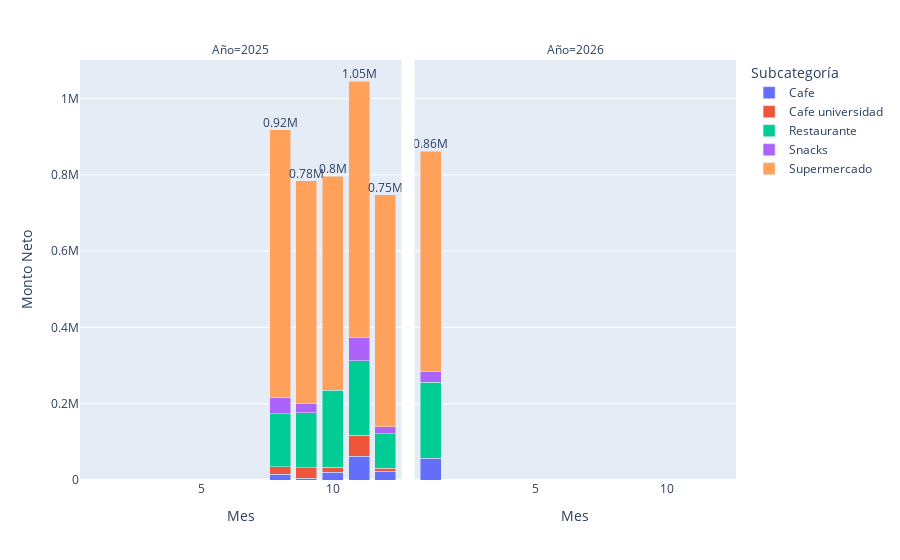

The code cell stored with this chart in its notebook:
### Code cell
df_processed_comida = df_processed[df_processed["Categoría"] == "Comida"]
plot_expenses(df_processed_comida, Basico=False)

### Figure 1 — Plotly figure (JSON) as saved in the notebook; plotly's stock layout.template omitted (floating-point values rounded to 4 significant figures)
{"data": [{"hovertemplate": "Subcategoría=Cafe<br>Año=2025<br>Mes=%{x}<br>Monto Neto=%{y}<extra></extra>", "legendgroup": "Cafe", "marker": {"color": "#636efa", "pattern": {"shape": ""}}, "name": "Cafe", "orientation": "v", "showlegend": true, "textposition": "auto", "type": "bar", "x": [8, 9, 10, 11, 12], "xaxis": "x", "y": [15700.0, 4002.0, 20700.0, 62720.0, 23310.0], "yaxis": "y"}, {"hovertemplate": "Subcategoría=Cafe<br>Año=2026<br>Mes=%{x}<br>Monto Neto=%{y}<extra></extra>", "legendgroup": "Cafe", "marker": {"color": "#636efa", "pattern": {"shape": ""}}, "name": "Cafe", "orientation": "v", "showlegend": false, "textposition": "auto", "type": "bar", "x": [1], "xaxis": "x2", "y": [56490.0], "yaxis": "y2"}, {"hovertemplate": "Subcategoría=Cafe universidad<br>Año=2025<br>Mes=%{x}<br>Monto Neto=%{y}<extra></extra>", "legendgroup": "Cafe universidad", "marker": {"color": "#EF553B", "pattern": {"shape": ""}}, "name": "Cafe universidad", "orientation": "v", "showlegend": true, "textposition": "auto", "type": "bar", "x": [8, 9, 10, 11, 12], "xaxis": "x", "y": [19580.0, 27640.0, 12870.0, 55220.0, 7087.0], "yaxis": "y"}, {"hovertemplate": "Subcategoría=Restaurante<br>Año=2025<br>Mes=%{x}<br>Monto Neto=%{y}<extra></extra>", "legendgroup": "Restaurante", "marker": {"color": "#00cc96", "pattern": {"shape": ""}}, "name": "Restaurante", "orientation": "v", "showlegend": true, "textposition": "auto", "type": "bar", "x": [8, 9, 10, 11, 12], "xaxis": "x", "y": [138200.0, 144400.0, 201700.0, 195300.0, 90650.0], "yaxis": "y"}, {"hovertemplate": "Subcategoría=Restaurante<br>Año=2026<br>Mes=%{x}<br>Monto Neto=%{y}<extra></extra>", "legendgroup": "Restaurante", "marker": {"color": "#00cc96", "pattern": {"shape": ""}}, "name": "Restaurante", "orientation": "v", "showlegend": false, "textposition": "auto", "type": "bar", "x": [1], "xaxis": "x2", "y": [199200.0], "yaxis": "y2"}, {"hovertemplate": "Subcategoría=Snacks<br>Año=2025<br>Mes=%{x}<br>Monto Neto=%{y}<extra></extra>", "legendgroup": "Snacks", "marker": {"color": "#ab63fa", "pattern": {"shape": ""}}, "name": "Snacks", "orientation": "v", "showlegend": true, "textposition": "auto", "type": "bar", "x": [8, 9, 11, 12], "xaxis": "x", "y": [43510.0, 25390.0, 59540.0, 18900.0], "yaxis": "y"}, {"hovertemplate": "Subcategoría=Snacks<br>Año=2026<br>Mes=%{x}<br>Monto Neto=%{y}<extra></extra>", "legendgroup": "Snacks", "marker": {"color": "#ab63fa", "pattern": {"shape": ""}}, "name": "Snacks", "orientation": "v", "showlegend": false, "textposition": "auto", "type": "bar", "x": [1], "xaxis": "x2", "y": [29020.0], "yaxis": "y2"}, {"hovertemplate": "Subcategoría=Supermercado<br>Año=2025<br>Mes=%{x}<br>Monto Neto=%{y}<extra></extra>", "legendgroup": "Supermercado", "marker": {"color": "#FFA15A", "pattern": {"shape": ""}}, "name": "Supermercado", "orientation": "v", "showlegend": true, "textposition": "auto", "type": "bar", "x": [8, 9, 10, 11, 12], "xaxis": "x", "y": [700600.0, 582800.0, 560400.0, 673100.0, 607100.0], "yaxis": "y"}, {"hovertemplate": "Subcategoría=Supermercado<br>Año=2026<br>Mes=%{x}<br>Monto Neto=%{y}<extra></extra>", "legendgroup": "Supermercado", "marker": {"color": "#FFA15A", "pattern": {"shape": ""}}, "name": "Supermercado", "orientation": "v", "showlegend": false, "textposition": "auto", "type": "bar", "x": [1], "xaxis": "x2", "y": [576800.0], "yaxis": "y2"}, {"mode": "text", "name": "Total 2025", "showlegend": false, "text": ["0.92M", "0.78M", "0.8M", "1.05M", "0.75M"], "textposition": "top center", "type": "scatter", "x": [8, 9, 10, 11, 12], "xaxis": "x", "y": [917600.0, 784200.0, 795600.0, 1046000.0, 747100.0], "yaxis": "y"}, {"mode": "text", "name": "Total 2026", "showlegend": false, "text": ["0.86M"], "textposition": "top center", "type": "scatter", "x": [1], "xaxis": "x2", "y": [861500.0], "yaxis": "y2"}], "layout": {"annotations": [{"font": {}, "showarrow": false, "text": "Año=2025", "x": 0.245, "xanchor": "center", "xref": "paper", "y": 1, "yanchor": "bottom", "yref": "paper"}, {"font": {}, "showarrow": false, "text": "Año=2026", "x": 0.755, "xanchor": "center", "xref": "paper", "y": 1, "yanchor": "bottom", "yref": "paper"}], "barmode": "stack", "legend": {"title": {"text": "Subcategoría"}, "tracegroupgap": 0}, "margin": {"t": 60}, "xaxis": {"anchor": "y", "domain": [0, 0.49], "title": {"text": "Mes"}}, "xaxis2": {"anchor": "y2", "domain": [0.51, 1], "matches": "x", "title": {"text": "Mes"}}, "yaxis": {"anchor": "x", "domain": [0, 1], "title": {"text": "Monto Neto"}}, "yaxis2": {"anchor": "x2", "domain": [0, 1], "matches": "y", "showticklabels": false}}}
